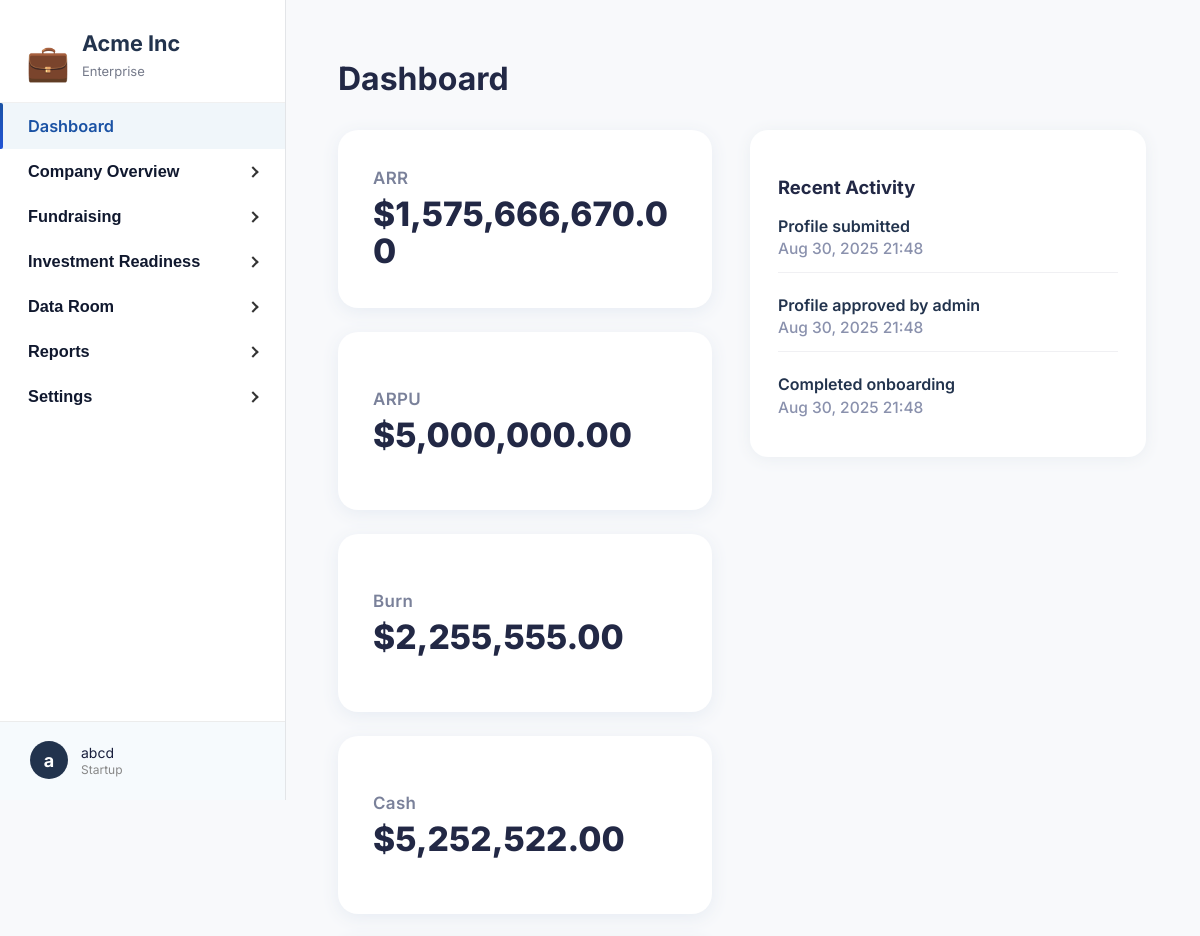
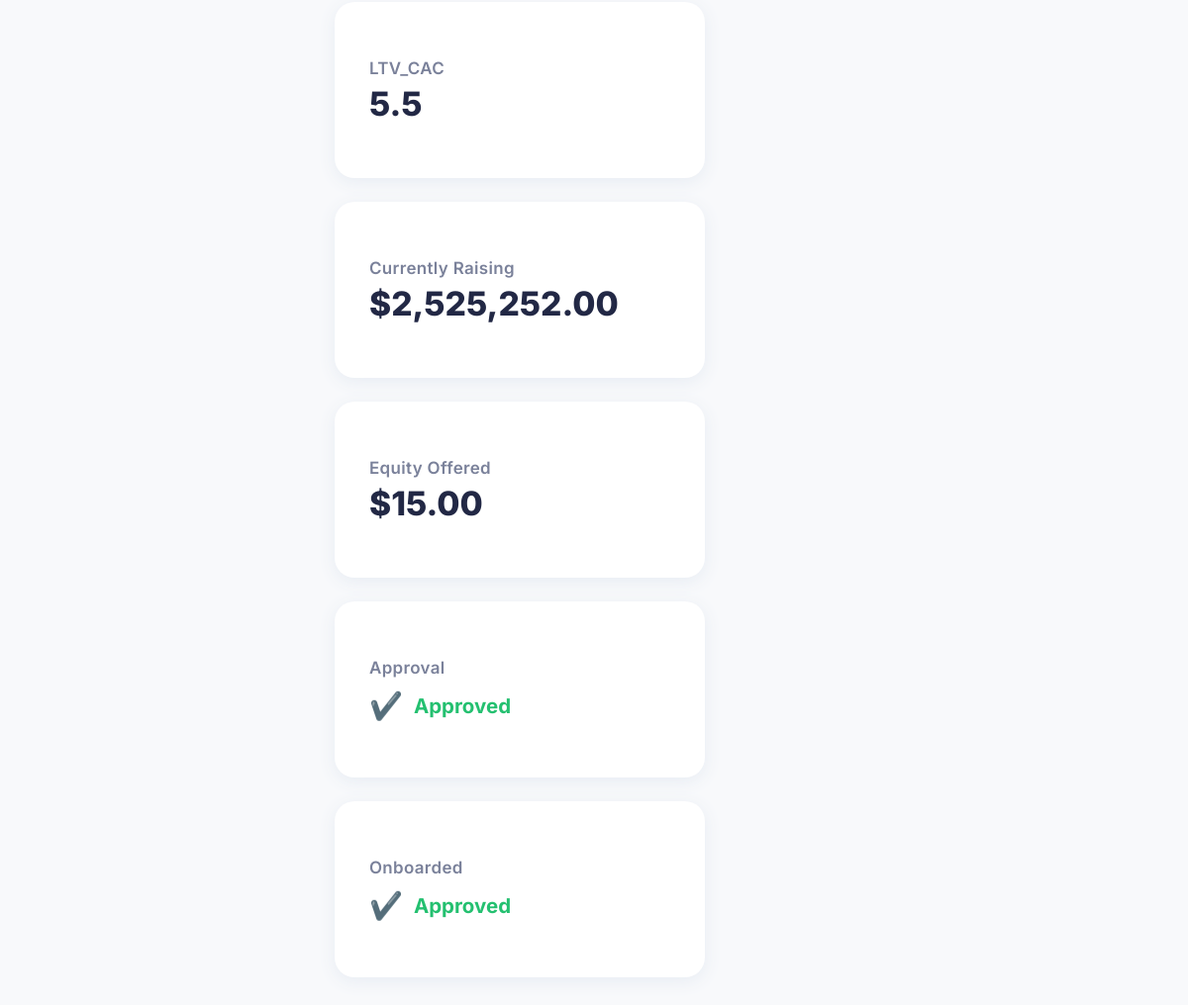
Screenshot of /api/startup/dashboard/ (signed in) with the database file from the repository (2 pictures, top to bottom).
### core/models.py (models this page shows, shortened)
class StartupProfile(models.Model):
    user = models.OneToOneField(User, on_delete=models.CASCADE, related_name='startup_profile')
    startup_name = models.CharField(max_length=150)
    role = models.CharField(max_length=100)
    email = models.EmailField()
    website = models.CharField(max_length=255)
    heard_about = models.CharField(max_length=50)
    description = models.TextField()
    audience = models.TextField()
    tech_component = models.TextField()
    your_edge = models.TextField()
    pitch_deck_url = models.CharField(max_length=255)
    startup_stage = models.CharField(max_length=50)
    problem = models.TextField()
    solution = models.TextField()
    market_research = models.CharField(max_length=20)
    business_model_mind = models.CharField(max_length=50)
    working_time = models.CharField(max_length=50)
    cofounder = models.CharField(max_length=20)
    support_needed = models.TextField()
    has_mvp = models.CharField(max_length=10)
    tested_with_customers = models.CharField(max_length=10)
    funding_source = models.CharField(max_length=100)
    early_users = models.CharField(max_length=10)
    generated_revenue = models.CharField(max_length=20)
    stage3_challenges = models.TextField()
    stage3_support = models.TextField()
    business_model = models.TextField()
    paying_customers = models.CharField(max_length=50)
    annual_revenue_4 = models.CharField(max_length=50)
    external_funding = models.CharField(max_length=50)
    acquisition_strategies = models.TextField()
    team_size = models.CharField(max_length=50)
    stage4_challenges = models.TextField()
    stage4_support = models.TextField()
    annual_revenue_5 = models.CharField(max_length=50)
    active_customers_5 = models.CharField(max_length=50)
    markets_operating = models.CharField(max_length=100)
    expansion_plans = models.TextField()
    stage5_challenges = models.TextField()
    is_approved = models.BooleanField(default=False)
    is_onboarded = models.BooleanField(default=False)
    complete_profile_submitted = models.BooleanField(default=False)
    submitted_at = models.DateTimeField(auto_now_add=True)
    arr = models.FloatField(
        null=True, blank=True, verbose_name="Annual Recurring Revenue (ARR)"
    )
    arpu = models.FloatField(
        null=True, blank=True, verbose_name="Average Revenue Per User (ARPU)"
    )
    monthly_burn = models.FloatField(null=True, blank=True)
    cash_balance = models.FloatField(null=True, blank=True)
    ltv_cac_ratio = models.FloatField(null=True, blank=True)
    operating_expenses = models.FloatField(null=True, blank=True)
    debt_obligations = models.TextField(null=True, blank=True)
    capital_raised = models.FloatField(null=True, blank=True)
    currently_raising = models.FloatField(null=True, blank=True)
    equity_offered = models.FloatField(null=True, blank=True)
    financial_forecast = models.FileField(
        upload_to='financial_forecasts/', null=True, blank=True
    )

### core/views.py (the view)
# urls.py: path('startup/dashboard/', startup_dashboard, name='startup_dashboard'),
@login_required
def startup_dashboard(request):
    profile = getattr(request.user, 'startup_profile', None)
    if not profile or not profile.is_onboarded:
        return redirect('post_login')  # Handle edge cases (not onboarded, etc.)
    widget_data = {
        "ARR": profile.arr or 0,
        "ARPU": profile.arpu or 0,
        "Burn": profile.monthly_burn or 0,
        "Cash": profile.cash_balance or 0,
        "LTV_CAC": profile.ltv_cac_ratio or 0,
        "Currently Raising": profile.currently_raising or 0,
        "Equity Offered": profile.equity_offered or 0,
        "Approval": "✅ Approved" if profile.is_approved else "⏳ Pending",
        "Onboarded": "✅" if profile.is_onboarded else "⏳",
    }
    activities = [
        {"date": profile.submitted_at, "desc": "Profile submitted"},
        {"date": profile.submitted_at, "desc": "Profile approved by admin"} if profile.is_approved else None,
        {"date": profile.submitted_at, "desc": "Completed onboarding"} if profile.is_onboarded else None,
    ]
    activities = [a for a in activities if a]
    return render(request, "startup_dashboard.html", {
        "widget_data": widget_data,
        "activities": activities,
        "profile": profile,
        "section": "dashboard"
    })

### core/templates/startup_dashboard.html (shortened to what this page needs)
{% extends "startup_base.html" %}
{% load humanize %}
{% block content %}
<h1>Dashboard</h1>
<div class="dash-content-flex">
    <div class="main-widgets">
        <div class="dash-cards-grid">
            {% for label, value in widget_data.items %}
                <div class="dash-card">
                    <div class="dash-label">{{ label }}</div>
                    <div class="dash-value">
                        {% if label in "ARR ARPU Burn Cash Currently Raising Equity Offered" %}
                            ${{ value|floatformat:2|intcomma }}
                        {% elif label == "Approval" %}
                            <span class="status-badge" style="color:#24c070;">
                                <span class="check">✔️</span>
                                Approved
                            </span>
                        {% elif label == "Onboarded" %}
                            <span class="status-badge" style="color:#24c070;">
                                <span class="check">✔️</span>
                                Approved
                            </span>
                        {% else %}
                            {{ value }}
                        {% endif %}
                    </div>
                </div>
            {% endfor %}
        </div>
    </div>
    <div class="activity-box">
        <h2>Recent Activity</h2>
        <ul class="activity-list">
            {% for activity in activities %}
                <li>
                    <div class="activity-title">{{ activity.desc }}</div>
                    <div class="activity-date">{{ activity.date|date:"M d, Y H:i" }}</div>
                </li>
            {% empty %}
                <li class="empty-activity">No activity yet.</li>
            {% endfor %}
        </ul>
    </div>
</div>
{% endblock %}

### core/templates/startup_base.html (shortened to what this page needs)
{% load static %}
<!DOCTYPE html>
<html lang="en">
<head>
</head>
<body>
<div class="layout">
    <nav class="sidebar">
        <div class="logo-box">
            <span class="logo-icon">&#128188;</span>
            <div>
                <div class="sidebar-title">Acme Inc</div>
                <div class="sidebar-subtitle">Enterprise</div>
            </div>
        </div>
        <div class="sidebar-content">
            <ul class="sidebar-nav">
                <li>
                    <a href="{% url 'startup_dashboard' %}" class="sidebar-link {% if section == 'dashboard' %}active{% endif %}">Dashboard</a>
                </li>
                <li>
                    <button class="sidebar-toggle {% if section == 'company' %}active{% endif %}" aria-expanded="false" type="button">
                        Company Overview
                        <span class="arrow"></span>
                    </button>
                </li>
                <li>
                    <button class="sidebar-toggle" aria-expanded="false" type="button">
                        Fundraising
                        <span class="arrow"></span>
                    </button>
                </li>
                <li>
                    <button class="sidebar-toggle" aria-expanded="false" type="button">
                        Investment Readiness
                        <span class="arrow"></span>
                    </button>
                </li>
                <li>
                    <button class="sidebar-toggle" aria-expanded="false" type="button">
                        Data Room
                        <span class="arrow"></span>
                    </button>
                </li>
                <li>
                    <button class="sidebar-toggle" aria-expanded="false" type="button">
                        Reports
                        <span class="arrow"></span>
                    </button>
                </li>
                <li>
                    <button class="sidebar-toggle" aria-expanded="false" type="button">
                        Settings
                        <span class="arrow"></span>
                    </button>
                </li>
            </ul>
        </div>
        <div class="sidebar-footer" id="sidebar-footer">
            <div class="sidebar-footer-circle">{{ request.user.first_name|default:"N"|slice:":1" }}</div>
            <div class="sidebar-footer-details">
                <span>{{ request.user.get_full_name|default:request.user.username }}</span>
                <small>Startup</small>
            </div>
        </div>
    </nav>
    <div id="main-content" class="main-content">
        {% block content %}{% endblock %}
    </div>
</div>
</body>
</html>

### core/templates/startup_base.html (style rules this page uses)
html, body { height: 100%; margin: 0; }
body { font-family: 'Inter', sans-serif; background: #f8f9fb; color: #181b2a; height: 100vh; }
.layout { display: flex; min-height: 100vh; }
.sidebar { width: 285px; background: #fff; border-right: 1.5px solid #e3e5e8; padding: 0; position: relative; display: flex; flex-direction: column; height: 100vh; }
.sidebar .logo-box { padding: 30px 26px 8px 26px; display: flex; align-items: center; gap: 12px; flex-shrink: 0; background: #fff; border-bottom: 1px solid #f0f0f0; }
.sidebar-content { flex: 1; overflow-y: auto; padding-bottom: 80px; }
.sidebar .logo-icon { font-size: 2.2rem; color: #22284b; }
.sidebar-title { font-weight: 700; font-size: 1.35rem; color: #22334d; margin-bottom: 7px; }
.sidebar-subtitle { font-size: 13px; color: #757a8a; margin-bottom: 15px; }
.sidebar-nav { padding: 0; margin: 0 0 30px 0; list-style: none; }
.sidebar-link, .sidebar-toggle { display: flex; align-items: center; gap: 8px; padding: 13px 28px; color: #10182e; text-decoration: none; font-weight: 600; font-size: 1.02rem; border: none; background: none; cursor: pointer; width: 100%; outline: none; transition: all 0.2s cubic-bezier(0.4, 0, 0.2, 1); border-radius: 0 16px 16px 0; margin-right: 4px; position: relative; }
.sidebar-link.active, .sidebar-toggle.active { background: #f0f6fa; color: #1a52a4; border-right: 4px solid #1a52a4; border-radius: 0 16px 16px 0; }
.sidebar-toggle .arrow { margin-left: auto; transition: transform 0.3s cubic-bezier(0.4, 0, 0.2, 1); }
.sidebar-footer { position: absolute; left: 0; bottom: 0; width: 100%; padding: 19px 24px 21px 30px; border-top: 1px solid #ececec; background: #f6fafd; display: flex; align-items: center; gap: 13px; cursor: pointer; z-index: 10; box-sizing: border-box; transition: all 0.2s cubic-bezier(0.4, 0, 0.2, 1); }
.sidebar-footer-circle { width: 38px; height: 38px; border-radius: 50%; background: #22334d; color: #fff; display: flex; align-items: center; justify-content: center; font-size: 18px; font-weight: 700; transition: all 0.2s cubic-bezier(0.4, 0, 0.2, 1); }
.sidebar-footer-details { display: flex; flex-direction: column; gap: 1px; }
.sidebar-footer-details span { font-size: 14px; color: #191f3d; transition: color 0.2s cubic-bezier(0.4, 0, 0.2, 1); }
.sidebar-footer-details small { font-size: 12px; color: #888; transition: color 0.2s cubic-bezier(0.4, 0, 0.2, 1); }
.main-content { flex: 1; padding: 38px 54px 44px 52px; }
.arrow { display: inline-block; width: 6px; height: 6px; border-top: 2px solid #333; border-right: 2px solid #333; transform: rotate(45deg); margin-left: auto; transition: transform 0.3s cubic-bezier(0.4, 0, 0.2, 1); }
.sidebar-link.active::before, .sidebar-toggle.active::before { content: ''; position: absolute; left: 0; top: 0; bottom: 0; width: 3px; background: linear-gradient(180deg, #1a52a4, #2254d6); border-radius: 0 2px 2px 0; }

### rows the page displays
StartupProfile: widget_data "1,575,666,670.00" "5,000,000.00" "2,255,555.00" "5,252,522.00" "2,525,252.00" "15.00", widget_data "5.5", date "Aug 30, 2025 21:48" "Aug 30, 2025 21:48" "Aug 30, 2025 21:48"

### other values shown
{{ request.user.first_name|default:"N"|slice:":1" }} "a"
{{ request.user.get_full_name|default:request.user.username }} "abcd"
{{ label }} "ARR" "ARPU" "Burn" "Cash" "LTV_CAC" "Currently Raising" "Equity Offered" "Approval" "Onboarded"
{{ activity.desc }} "Profile submitted" "Profile approved by admin" "Completed onboarding"
